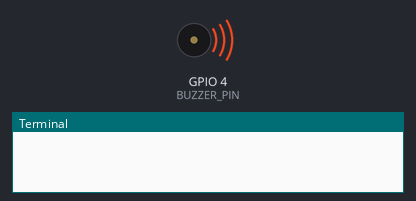
Bench run of a program on a simulated Raspberry Pi (BCM pin numbers). Shown: buzzer (waves = sounding), the last lines printed to the terminal. At 2.0 s the program stops and its outputs stay as they are.

Above: at 0.1 s.
At 2.1 s:
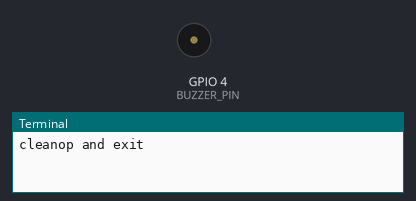
Timing chart, 0 to 3.5 s (numbered marks = the images above):
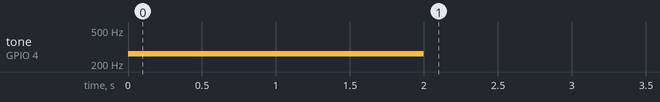

Measured:
- by itself, tone on GPIO 4 (BUZZER_PIN): silent → 262 Hz at 0.00 s, → silent 2.0 s later

The program:

piezo_buzzer2.py
```python
# 도움 출력하기
import RPi.GPIO as GPIO
import time

BUZZER_PIN = 4
GPIO.setmode(GPIO.BCM)
GPIO.setup(BUZZER_PIN, GPIO.OUT)

# 주파수
pwm = GPIO.PWM(BUZZER_PIN, 262)
pwm.start(10) # duty cycle (0~100)

time.sleep(2)
pwm.ChangeDutyCycle(0)

pwm.stop
GPIO.cleanup()
print("cleanop and exit")
```
